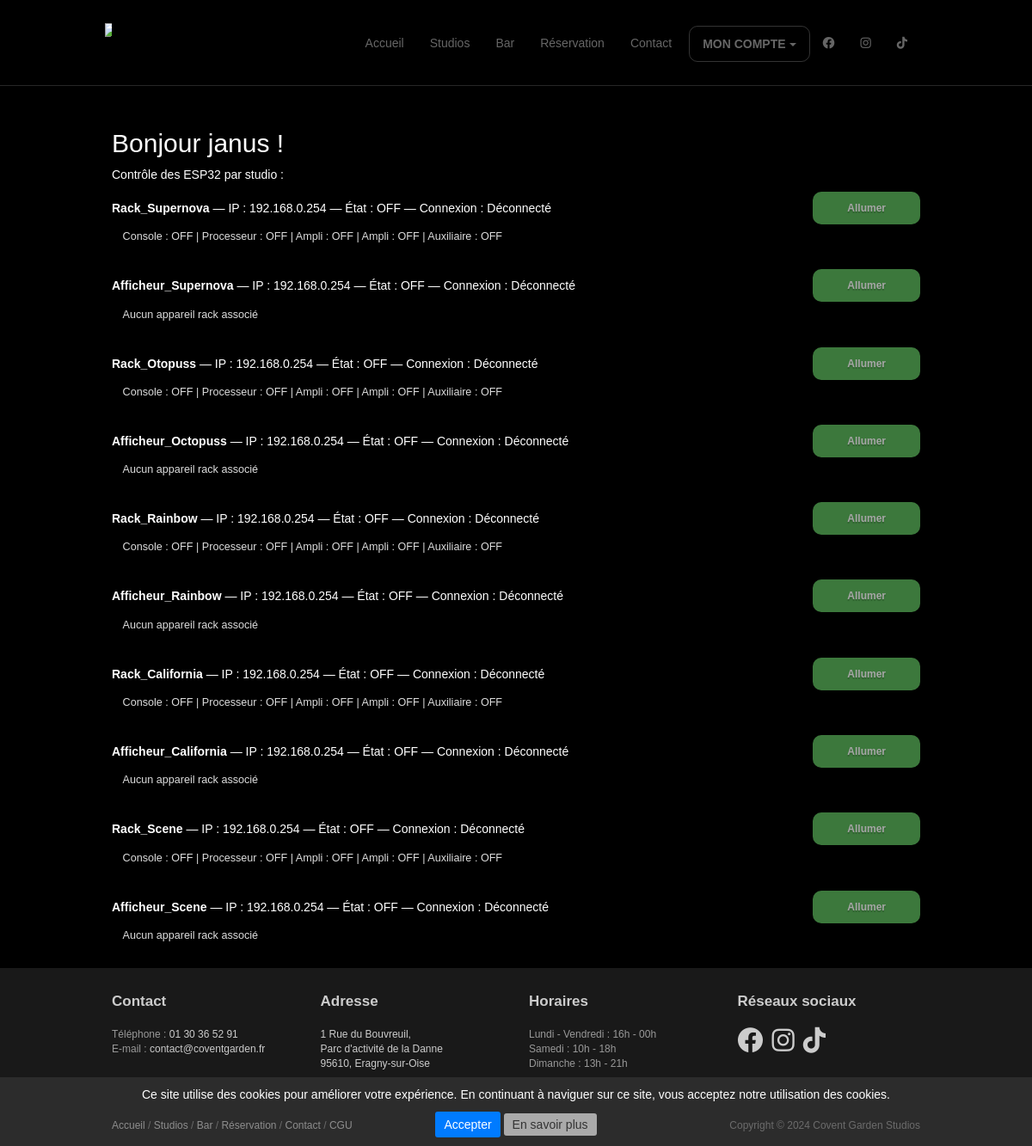
/controle/ (signed in), run on the app's committed database.
### website/models.py (models this page shows, shortened)
class StudioESP(models.Model):
    studio = models.ForeignKey(Studio, on_delete=models.SET_NULL, null=True, blank=True)
    role = models.CharField(max_length=30, default='other')
    ip = models.GenericIPAddressField()
    last_seen = models.DateTimeField(null=True, blank=True)
    status    = models.CharField(max_length=16, choices=(("is_on","On"),("is_off","Off")))
    name = models.CharField(max_length=50, unique=True, null=True, blank=True)  # ← AJOUT
    @property
    def is_connected(self):
        if not self.last_seen:
            return False
        return (now() - self.last_seen) < timedelta(seconds=15)

class StudioEspRackDevice(models.Model):
    esp = models.ForeignKey(StudioESP, on_delete=models.SET_NULL, null=True, blank=True)
    type = models.CharField(max_length=20, default='ampli')
    marque = models.CharField(max_length=100)
    modele = models.CharField(max_length=100)
    esp_output_id = models.IntegerField()
    is_on = models.BooleanField(default=False)  # ← ajouté ici

### website/views.py (the view)
# urls.py: path('controle/', views.controle_view, name='controle'),
@login_required
@user_passes_test(lambda u: u.is_superuser)
def controle_view(request):
    reset_all_esp_connection_status()
    esps = StudioESP.objects.prefetch_related(
        Prefetch('studioesprackdevice_set'),
        Prefetch('studioespdisplaydevice_set'),
    )
    return render(request, 'website/controle.html', {'esps': esps})

### website/views.py (called while the page is built)
def reset_all_esp_connection_status():
    cutoff = now() - timedelta(seconds=15)
    StudioESP.objects.filter(last_seen__lt=cutoff).update(last_seen=None)

### website/templates/website/controle.html (shortened to what this page needs)
{% extends "website/base.html" %}
{% load static %}
{% block content %}
<div class="container mt-5" style="padding-top:120px">
  <h2>Bonjour {{ user.username }} !</h2>
  {% if user.is_superuser %}
    <p>Contrôle des ESP32 par studio :</p>
    <ul style="list-style:none; padding:0; margin:0;">
      {% for esp in esps %}
        <li style="margin-bottom:2em">
          <div style="display:flex; align-items:center; justify-content:space-between">
            <div>
              <strong>{{ esp.name }}</strong>
               — IP : {{ esp.ip }}
               — État :
                 <span id="state-{{ esp.id }}">
                   {% if esp.status == "is_on" %}ON{% else %}OFF{% endif %}
                 </span>
               — Connexion :
                    <span id="conn-{{ esp.id }}">
                      {{ esp.is_connected|yesno:"Connecté,Déconnecté" }}
                    </span>
            </div>
            <button
              id="btn-{{ esp.id }}"
              class="btn btn-sm {% if esp.status == "is_on" %}btn-danger{% else %}btn-success{% endif %}"
              {% if not esp.connected %}disabled{% endif %}>
              <span id="lbl-{{ esp.id }}">
                {% if esp.status == "is_on" %}Éteindre{% else %}Allumer{% endif %}
              </span>
            </button>
          </div>
          {% with devices=esp.studioesprackdevice_set.all %}
            <div style="margin-left:1em; margin-top:0.5em; color:#ddd; font-size:0.9em;">
              {% if devices %}
                {% for device in devices %}
                  {{ device.type|capfirst }} : {% if device.is_on %}ON{% else %}OFF{% endif %}
                  {% if not forloop.last %} | {% endif %}
                {% endfor %}
              {% else %}
                Aucun appareil rack associé
              {% endif %}
            </div>
          {% endwith %}
        </li>
      {% endfor %}
    </ul>
  {% else %}
    <p>Vous n'avez pas les droits pour accéder à ce panneau.</p>
  {% endif %}
</div>
{% endblock %}

### website/static/website/css/main.css (style rules this page uses)
h1, h2, h3, h4, h5, h6 { font-family:"Open sans", Helvetica, Arial; }
h1, .h1, h2, .h2, h3, .h3 { margin-top:30px; }
:root { --largeur-page: 100vw; --hauteur-page: 100vh; }
body { overflow-x: hidden; background-color: #000000; color: #fff; font-family: 'Ubuntu', sans-serif; }
html, body { height: 100%; margin: 0; display: flex; flex-direction: column; }

### data on the page
StudioESP: name "Rack_Supernova", ip "192.168.0.254", status "OFF", is_connected "Déconnecté"
StudioEspRackDevice: type "Console", is_on "OFF"
StudioEspRackDevice: type "Processeur", is_on "OFF"
StudioEspRackDevice: type "Ampli", is_on "OFF"
StudioEspRackDevice: type "Ampli", is_on "OFF"
StudioEspRackDevice: type "Auxiliaire", is_on "OFF"
StudioESP: name "Afficheur_Supernova", ip "192.168.0.254", status "OFF", is_connected "Déconnecté", shows "Aucun appareil rack associé"
StudioESP: name "Rack_Otopuss", ip "192.168.0.254", status "OFF", is_connected "Déconnecté"
StudioEspRackDevice: type "Console", is_on "OFF"
StudioEspRackDevice: type "Processeur", is_on "OFF"
StudioEspRackDevice: type "Ampli", is_on "OFF"
StudioEspRackDevice: type "Ampli", is_on "OFF"
StudioEspRackDevice: type "Auxiliaire", is_on "OFF"
StudioESP: name "Afficheur_Octopuss", ip "192.168.0.254", status "OFF", is_connected "Déconnecté", shows "Aucun appareil rack associé"
StudioESP: name "Rack_Rainbow", ip "192.168.0.254", status "OFF", is_connected "Déconnecté"
StudioEspRackDevice: type "Console", is_on "OFF"
StudioEspRackDevice: type "Processeur", is_on "OFF"
StudioEspRackDevice: type "Ampli", is_on "OFF"
StudioEspRackDevice: type "Ampli", is_on "OFF"
StudioEspRackDevice: type "Auxiliaire", is_on "OFF"
StudioESP: name "Afficheur_Rainbow", ip "192.168.0.254", status "OFF", is_connected "Déconnecté", shows "Aucun appareil rack associé"
StudioESP: name "Rack_California", ip "192.168.0.254", status "OFF", is_connected "Déconnecté"
StudioEspRackDevice: type "Console", is_on "OFF"
StudioEspRackDevice: type "Processeur", is_on "OFF"
StudioEspRackDevice: type "Ampli", is_on "OFF"
StudioEspRackDevice: type "Ampli", is_on "OFF"
StudioEspRackDevice: type "Auxiliaire", is_on "OFF"
StudioESP: name "Afficheur_California", ip "192.168.0.254", status "OFF", is_connected "Déconnecté", shows "Aucun appareil rack associé"
StudioESP: name "Rack_Scene", ip "192.168.0.254", status "OFF", is_connected "Déconnecté"
StudioEspRackDevice: type "Console", is_on "OFF"
StudioEspRackDevice: type "Processeur", is_on "OFF"
StudioEspRackDevice: type "Ampli", is_on "OFF"
StudioEspRackDevice: type "Ampli", is_on "OFF"
StudioEspRackDevice: type "Auxiliaire", is_on "OFF"
StudioESP: name "Afficheur_Scene", ip "192.168.0.254", status "OFF", is_connected "Déconnecté", shows "Aucun appareil rack associé"

### other printed values
{{ user.username }} "janus"
